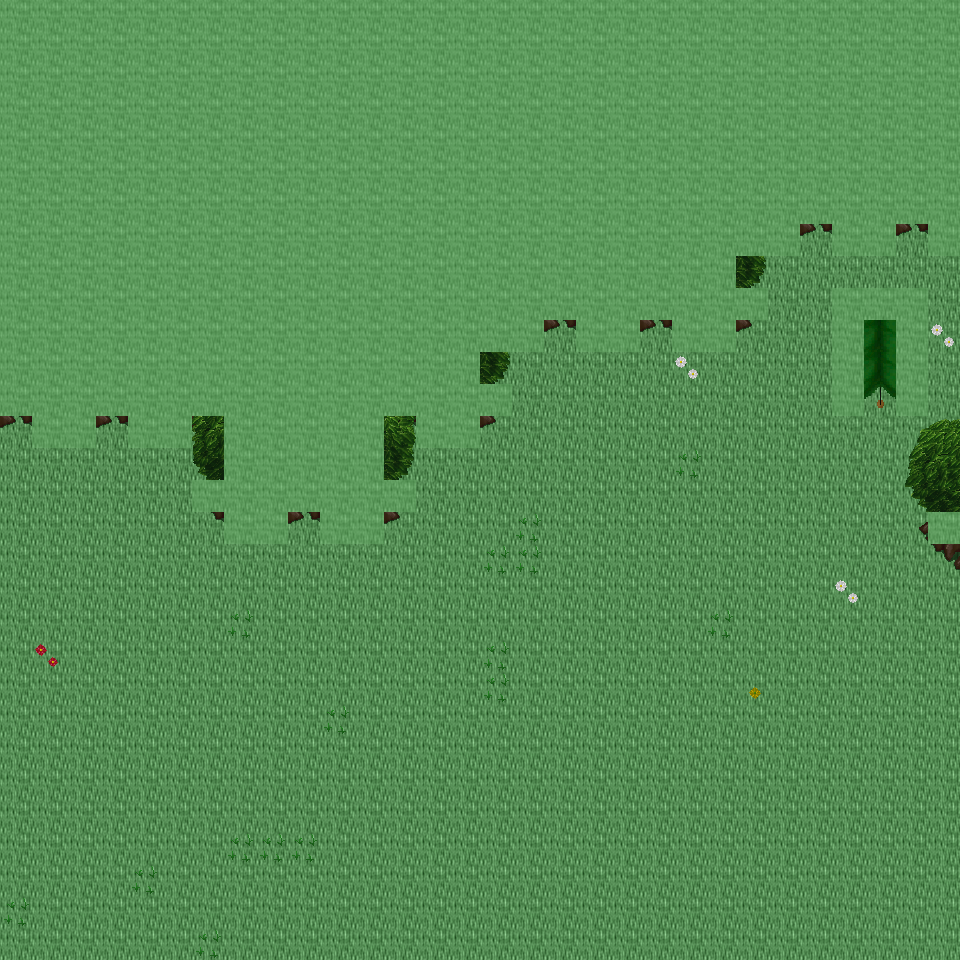

This game map was drawn from its Tiled (.tmx) file and the tilesets committed beside it. A one-line description and the trimmed map source follow:
An orthogonal 30x30 tile map with 32x32 px tiles, 6 tile layers (Ground, Object, Object2, Above, ...), 27 tilesets and 4 objects (4x mapExit).

<map version="1.0" orientation="orthogonal" renderorder="right-down" width="30" height="30" tilewidth="32" tileheight="32" nextobjectid="5">
  <tileset firstgid="1" name="tileset_ground_ground" tilewidth="32" tileheight="32" tilecount="33" columns="3">
    <image source="../drawable/tileset_ground_ground.png" width="96" height="352" />
  </tileset>
  <tileset firstgid="34" name="tileset_ground_grass_edges" tilewidth="32" tileheight="32" tilecount="36" columns="12">
    <image source="../drawable/tileset_ground_grass_edges.png" width="384" height="96" />
  </tileset>
  <tileset firstgid="70" name="tileset_ground_grass_corners" tilewidth="32" tileheight="32" tilecount="24" columns="6">
    <image source="../drawable/tileset_ground_grass_corners.png" width="192" height="128" />
  </tileset>
  <tileset firstgid="94" name="tileset_plant_grasses" tilewidth="32" tileheight="32" tilecount="6" columns="3">
    <image source="../drawable/tileset_plant_grasses.png" width="96" height="64" />
  </tileset>
  <tileset firstgid="100" name="tileset_plant_flower_daisy_blue" tilewidth="32" tileheight="32" tilecount="8" columns="2">
    <image source="../drawable/tileset_plant_flower_daisy_blue.png" width="64" height="128" />
  </tileset>
  <tileset firstgid="108" name="tileset_plant_flower_daisy_yellow" tilewidth="32" tileheight="32" tilecount="8" columns="2">
    <image source="../drawable/tileset_plant_flower_daisy_yellow.png" width="64" height="128" />
  </tileset>
  <tileset firstgid="116" name="tileset_plant_flower_daisy_red" tilewidth="32" tileheight="32" tilecount="8" columns="2">
    <image source="../drawable/tileset_plant_flower_daisy_red.png" width="64" height="128" />
  </tileset>
  <tileset firstgid="124" name="tileset_plant_flower_daisy_white" tilewidth="32" tileheight="32" tilecount="8" columns="2">
    <image source="../drawable/tileset_plant_flower_daisy_white.png" width="64" height="128" />
  </tileset>
  <tileset firstgid="132" name="tileset_logic_collision" tilewidth="32" tileheight="32" tilecount="1" columns="1">
    <image source="../drawable/tileset_logic_collision.png" width="32" height="32" />
  </tileset>
  <tileset firstgid="133" name="tileset_plant_tree_tree_green" tilewidth="32" tileheight="32" tilecount="88" columns="8">
    <image source="../drawable/tileset_plant_tree_tree_green.png" width="256" height="352" />
  </tileset>
  <tileset firstgid="221" name="tileset_object_tent" tilewidth="32" tileheight="32" tilecount="9" columns="3">
    <image source="../drawable/tileset_object_tent.png" width="96" height="96" />
  </tileset>
  <tileset firstgid="230" name="tileset_logic_item_herb" tilewidth="32" tileheight="32" tilecount="5" columns="5">
    <image source="../drawable/tileset_logic_item_herb.png" width="160" height="32" />
  </tileset>
  <tileset firstgid="235" name="tileset_logic_item_resources" tilewidth="32" tileheight="32" tilecount="6" columns="6">
    <image source="../drawable/tileset_logic_item_resources.png" width="192" height="32" />
  </tileset>
  <tileset firstgid="241" name="tileset_building_church" tilewidth="32" tileheight="32" tilecount="56" columns="8">
    <image source="../drawable/tileset_building_church.png" width="256" height="224" />
  </tileset>
  <tileset firstgid="297" name="tileset_logic_creature_albino_elf" tilewidth="32" tileheight="32" tilecount="5" columns="5">
    <image source="../drawable/tileset_logic_creature_albino_elf.png" width="160" height="32" />
  </tileset>
  <tileset firstgid="302" name="tileset_item_statue_broken_green_column" tilewidth="32" tileheight="32" tilecount="2" columns="1">
    <image source="../drawable/tileset_item_statue_broken_green_column.png" width="32" height="64" />
  </tileset>
  <tileset firstgid="304" name="tileset_plant_tree_spruce" tilewidth="32" tileheight="32" tilecount="6" columns="2">
    <image source="../drawable/tileset_plant_tree_spruce.png" width="64" height="96" />
  </tileset>
  <tileset firstgid="310" name="tileset_plant_tree_pine_snowy" tilewidth="32" tileheight="32" tilecount="6" columns="2">
    <image source="../drawable/tileset_plant_tree_pine_snowy.png" width="64" height="96" />
  </tileset>
  <tileset firstgid="316" name="tileset_logic_creature_ent" tilewidth="32" tileheight="32" tilecount="4" columns="4">
    <image source="../drawable/tileset_logic_creature_ent.png" width="128" height="32" />
  </tileset>
  <tileset firstgid="320" name="tileset_logic_item_mushroom" tilewidth="32" tileheight="32" tilecount="6" columns="6">
    <image source="../drawable/tileset_logic_item_mushroom.png" width="192" height="32" />
  </tileset>
  <tileset firstgid="326" name="tileset_plant_tree_tree_blue" tilewidth="32" tileheight="32" tilecount="25" columns="5">
    <image source="../drawable/tileset_plant_tree_tree_blue.png" width="160" height="160" />
  </tileset>
  <tileset firstgid="351" name="tileset_ground_pothole" tilewidth="32" tileheight="32" tilecount="4" columns="4">
    <image source="../drawable/tileset_ground_pothole.png" width="128" height="32" />
  </tileset>
  <tileset firstgid="355" name="tileset_logic_portal" tilewidth="32" tileheight="32" tilecount="24" columns="8">
    <image source="../drawable/tileset_logic_portal.png" width="256" height="96" />
  </tileset>
  <tileset firstgid="379" name="tileset_logic_creature_mythical_being" tilewidth="32" tileheight="32" tilecount="24" columns="8">
    <image source="../drawable/tileset_logic_creature_mythical_being.png" width="256" height="96" />
  </tileset>
  <tileset firstgid="403" name="tileset_furniture_light_roots_lamp" tilewidth="32" tileheight="32" tilecount="6" columns="2">
    <image source="../drawable/tileset_furniture_light_roots_lamp.png" width="64" height="96" />
  </tileset>
  <tileset firstgid="409" name="tileset_light_dim_light_7x5" tilewidth="32" tileheight="32" tilecount="35" columns="7">
    <image source="../drawable/tileset_light_dim_light_7x5.png" width="224" height="160" />
  </tileset>
  <tileset firstgid="444" name="tileset_light_light_5x5" tilewidth="32" tileheight="32" tilecount="25" columns="5">
    <image source="../drawable/tileset_light_light_5x5.png" width="160" height="160" />
  </tileset>
  <layer name="Ground" width="30" height="30">
    <data>[900 cells, 900 non-empty, 1 distinct tile ids]</data>
  </layer>
  <layer name="Object" width="30" height="30">
    <data>[900 cells, 110 non-empty, 29 distinct tile ids]</data>
  </layer>
  <layer name="Object2" width="30" height="30">
    <data>[900 cells, 0 non-empty, 0 distinct tile ids]</data>
  </layer>
  <layer name="Above" width="30" height="30">
    <data>[900 cells, 331 non-empty, 24 distinct tile ids]</data>
  </layer>
  <layer name="Above2" width="30" height="30">
    <data>[900 cells, 0 non-empty, 0 distinct tile ids]</data>
  </layer>
  <layer name="Walkable" width="30" height="30">
    <data>[900 cells, 374 non-empty, 1 distinct tile ids]</data>
  </layer>
  <objectgroup name="MapEvents">
    <object id="1" name="south" type="mapExit" x="0" y="928" width="960" height="32">
      <properties>
        <property name="map" value="level_0_x105_y129" />
        <property name="x" value="0" />
        <property name="y" value="1" />
      </properties>
    </object>
    <object id="2" name="west" type="mapExit" x="0" y="416" width="32" height="544">
      <properties>
        <property name="map" value="level_0_x104_y128" />
        <property name="x" value="28" />
        <property name="y" value="13" />
      </properties>
    </object>
    <object id="3" name="east" type="mapExit" x="928" y="256" width="32" height="256">
      <properties>
        <property name="map" value="level_0_x106_y128" />
        <property name="x" value="1" />
        <property name="y" value="8" />
      </properties>
    </object>
    </objectgroup>
</map>
<!-- 1 of 4 objects omitted -->
